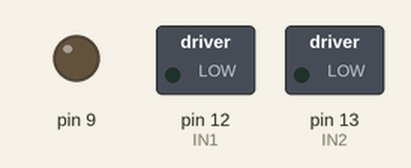
Recording of a sketch running on a simulated Arduino Uno, built with avr-gcc and run on an emulated ATmega328P. On the bench: switched loads named in the sketch (green lamp = pin HIGH), output pins drawn as LEDs (lit = HIGH). What the sketch prints to the serial monitor is not drawn.

Above: at 0.1 s.
At 1.15 s:
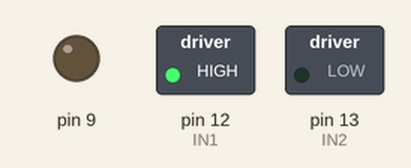
Timing chart, 0 to 2.8 s (numbered marks = the images above):
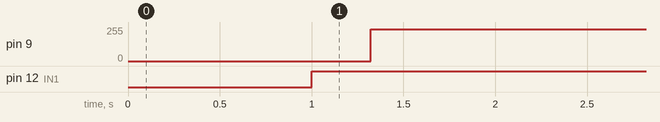

The sketch:

LazoCerrado_PlacaArduino.ino
```cpp
//
//    FILE: AS5600_angular_speed_RPM.ino
//  AUTHOR: Rob Tillaart
// PURPOSE: demo
//     URL: https://github.com/RobTillaart/AS5600
//
//  Programa de control a lazo cerrado de un motor DC
//  utilizando un sensor AS5600, utilizando la libreria de Rob Tillaart.


#include "AS5600.h"
#include <Wire.h>

const uint8_t IN1 = 12;
const uint8_t IN2 = 13;

volatile uint8_t contador = 0;
volatile uint16_t contador2 = 0;

const float Kp = 0.00123;
//const float Kp = 0.0833;
const float I = 200;
const float Ts = 0.004;

const uint16_t MAX_PWM = 600;
const uint16_t TOP = 639;

volatile float referencia = 200; //la velocidad en rad/s.
float error = 0;
float accion_integral = 0;
float u = 0;    //La accion de control va entre 0-255;
float u1 = 0;

//  Uncomment the line according to your sensor type
//AS5600L as5600;   //  use default Wire
AS5600 as5600;   //  use default Wire

volatile bool flag_timer_interrupt = false;
float vel_medido = 0;
float vel_medido_1;
float vel_filtrada = 0;
float vel_filtrada_1 = 0;
const uint8_t N = 3;
const float UMBRAL = 200;
float t1,t2 = 0;


void PWM_init();
void Timer_init();


void setup()
{

    pinMode(IN1, OUTPUT);
    pinMode(IN2, OUTPUT);
    Serial.begin(115200,SERIAL_8E1);
    Wire.begin();

  as5600.begin(4);  //  set direction pin.
  as5600.setDirection(AS5600_CLOCK_WISE);  //  default, just be explicit.

  Serial.println(as5600.getAddress());

  int b = as5600.isConnected();
  Serial.print("Connect: ");
  Serial.println(b);

  cli();
    Timer_init();
    PWM_init();
  sei();

  delay(1000);

  //digitalWrite(IN2, HIGH);
  //digitalWrite(IN1, LOW);

}


void loop()
{

 if(isnan(vel_medido = as5600.getAngularSpeed(AS5600_MODE_RADIANS)) == false && (flag_timer_interrupt == true)){

    contador2++;
        if(abs(vel_medido - vel_filtrada) <= UMBRAL){

            vel_filtrada = 0.7757*vel_filtrada_1 + 0.1122*vel_medido + 0.1122*vel_medido_1;
            Serial.println(vel_medido);  //Velocidad filtrada

            vel_filtrada_1 = vel_filtrada;
            vel_medido_1 = vel_medido;

        }

        flag_timer_interrupt = false;

        //Se genera la accion de control:
        error = referencia - vel_filtrada;

        //u = Kp*error;
        u = Kp*error + accion_integral;
        accion_integral = accion_integral + Kp*I*Ts*error;

        if(u>0){
            digitalWrite(IN1, HIGH);
            digitalWrite(IN2, LOW);
        }
        else{
            digitalWrite(IN1, LOW);
            digitalWrite(IN2, HIGH);
        }


        u1 = u;
        u = (abs(u)*TOP/17);  //Convertir la accion de control que esta en unidades de Volts a un valor digital entre 0-255 (se multiplica po 255/19.5)

        if(u > MAX_PWM){
          u = MAX_PWM;
          u1 = (u1/abs(u1))*16;
        }

        OCR1A = (uint16_t )u;
        Serial.print("v:");
        Serial.println(u1);
        //Serial.print("error:");
        //Serial.println(error);
    if(contador2 >= 500 ){
      referencia = 300;
      contador2 = 0;
    }
  }
}


ISR(TIMER2_COMPA_vect){

  flag_timer_interrupt = true;
}


void PWM_init(){

  DDRB |= (1<<DDB1);  //Salida el pin OC2A
  TCCR1A = 0;
  TCCR1B = 0;

  TCCR1A |= (1<<COM1A1);        //Clear OC2A on compare match, set OC2A at BOTTOM, (non-inverting mode)
  TCCR1A |= (1<<WGM11);         //Fast PWM

  TCCR1B |= (1<<CS10);        //No prescaling, N=1; fPWM = 62.5kHz
  TCCR1B |= (1<<WGM13) | (1<<WGM12);  //Fast PWM con ICR1 como TOP value

  ICR1 = TOP;    //TOP Value
  OCR1A = 0;

}

void Timer_init(){      //Interrupcion por Timer
  TCCR2A = 0;// set entire TCCR0A register to 0
  TCCR2B = 0;
  TCNT2  = 0;//initialize counter value to 0
  // set compare match register for 250Hz increments
  OCR2A = 249;// = (16*10^6) / (250*256) - 1 (must be <256) //Cada 4ms
  // turn on CTC mode
  TCCR2A |= (1 << WGM21);
  // Set CS01 and CS00 bits for 256 prescaler
  TCCR2B |= (1 << CS22) | (1<< CS21);
  // enable timer compare interrupt
  TIMSK2 |= (1 << OCIE2A);
}
```

Measured:
- by itself, pin 9: 0/255 → 239/255 at 1.3 s
- by itself, pin 12 (IN1): LOW → HIGH at 1.0 s
